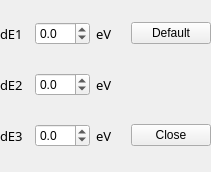
<?xml version="1.0" encoding="UTF-8"?>
<ui version="4.0">
 <class>Form</class>
 <widget class="QWidget" name="Form">
  <property name="geometry">
   <rect>
    <x>0</x>
    <y>0</y>
    <width>211</width>
    <height>172</height>
   </rect>
  </property>
  <property name="minimumSize">
   <size>
    <width>211</width>
    <height>172</height>
   </size>
  </property>
  <property name="windowTitle">
   <string>Form</string>
  </property>
  <widget class="QWidget" name="horizontalLayoutWidget">
   <property name="geometry">
    <rect>
     <x>0</x>
     <y>0</y>
     <width>211</width>
     <height>171</height>
    </rect>
   </property>
   <layout class="QGridLayout" name="gridLayout">
    <item row="2" column="1">
     <widget class="QDoubleSpinBox" name="de2SpinBox">
      <property name="decimals">
       <number>1</number>
      </property>
      <property name="minimum">
       <double>-99.000000000000000</double>
      </property>
      <property name="maximum">
       <double>99.000000000000000</double>
      </property>
      <property name="singleStep">
       <double>0.100000000000000</double>
      </property>
      <property name="stepType">
       <enum>QAbstractSpinBox::DefaultStepType</enum>
      </property>
      <property name="value">
       <double>0.000000000000000</double>
      </property>
     </widget>
    </item>
    <item row="3" column="1">
     <widget class="QDoubleSpinBox" name="de3SpinBox">
      <property name="decimals">
       <number>1</number>
      </property>
      <property name="minimum">
       <double>-99.000000000000000</double>
      </property>
      <property name="maximum">
       <double>99.000000000000000</double>
      </property>
      <property name="singleStep">
       <double>0.100000000000000</double>
      </property>
      <property name="stepType">
       <enum>QAbstractSpinBox::DefaultStepType</enum>
      </property>
     </widget>
    </item>
    <item row="1" column="1">
     <widget class="QDoubleSpinBox" name="de1SpinBox">
      <property name="sizePolicy">
       <sizepolicy hsizetype="Minimum" vsizetype="Fixed">
        <horstretch>0</horstretch>
        <verstretch>0</verstretch>
       </sizepolicy>
      </property>
      <property name="decimals">
       <number>1</number>
      </property>
      <property name="minimum">
       <double>-99.000000000000000</double>
      </property>
      <property name="maximum">
       <double>99.000000000000000</double>
      </property>
      <property name="singleStep">
       <double>0.100000000000000</double>
      </property>
      <property name="stepType">
       <enum>QAbstractSpinBox::DefaultStepType</enum>
      </property>
     </widget>
    </item>
    <item row="3" column="0">
     <widget class="QLabel" name="de3Label">
      <property name="font">
       <font>
        <family>AcadEref</family>
        <pointsize>10</pointsize>
       </font>
      </property>
      <property name="text">
       <string>dE3</string>
      </property>
     </widget>
    </item>
    <item row="1" column="0">
     <widget class="QLabel" name="de1Label">
      <property name="font">
       <font>
        <family>AcadEref</family>
        <pointsize>10</pointsize>
       </font>
      </property>
      <property name="text">
       <string>dE1</string>
      </property>
      <property name="alignment">
       <set>Qt::AlignLeading|Qt::AlignLeft|Qt::AlignVCenter</set>
      </property>
     </widget>
    </item>
    <item row="3" column="2">
     <widget class="QLabel" name="ev3Label">
      <property name="font">
       <font>
        <family>AcadEref</family>
        <pointsize>10</pointsize>
       </font>
      </property>
      <property name="text">
       <string>eV</string>
      </property>
      <property name="alignment">
       <set>Qt::AlignLeading|Qt::AlignLeft|Qt::AlignVCenter</set>
      </property>
     </widget>
    </item>
    <item row="2" column="2">
     <widget class="QLabel" name="ev2Label">
      <property name="font">
       <font>
        <family>AcadEref</family>
        <pointsize>10</pointsize>
       </font>
      </property>
      <property name="text">
       <string>eV</string>
      </property>
      <property name="alignment">
       <set>Qt::AlignLeading|Qt::AlignLeft|Qt::AlignVCenter</set>
      </property>
     </widget>
    </item>
    <item row="1" column="2">
     <widget class="QLabel" name="ev1Label">
      <property name="font">
       <font>
        <family>AcadEref</family>
        <pointsize>10</pointsize>
       </font>
      </property>
      <property name="text">
       <string>eV</string>
      </property>
      <property name="alignment">
       <set>Qt::AlignLeading|Qt::AlignLeft|Qt::AlignVCenter</set>
      </property>
     </widget>
    </item>
    <item row="2" column="0">
     <widget class="QLabel" name="de2Label">
      <property name="font">
       <font>
        <family>AcadEref</family>
        <pointsize>10</pointsize>
       </font>
      </property>
      <property name="text">
       <string>dE2</string>
      </property>
     </widget>
    </item>
    <item row="1" column="3">
     <widget class="QPushButton" name="defaultButton">
      <property name="text">
       <string>Default</string>
      </property>
     </widget>
    </item>
    <item row="3" column="3">
     <widget class="QPushButton" name="closeButton">
      <property name="text">
       <string>Close</string>
      </property>
     </widget>
    </item>
   </layout>
  </widget>
 </widget>
 <resources/>
 <connections/>
</ui>
